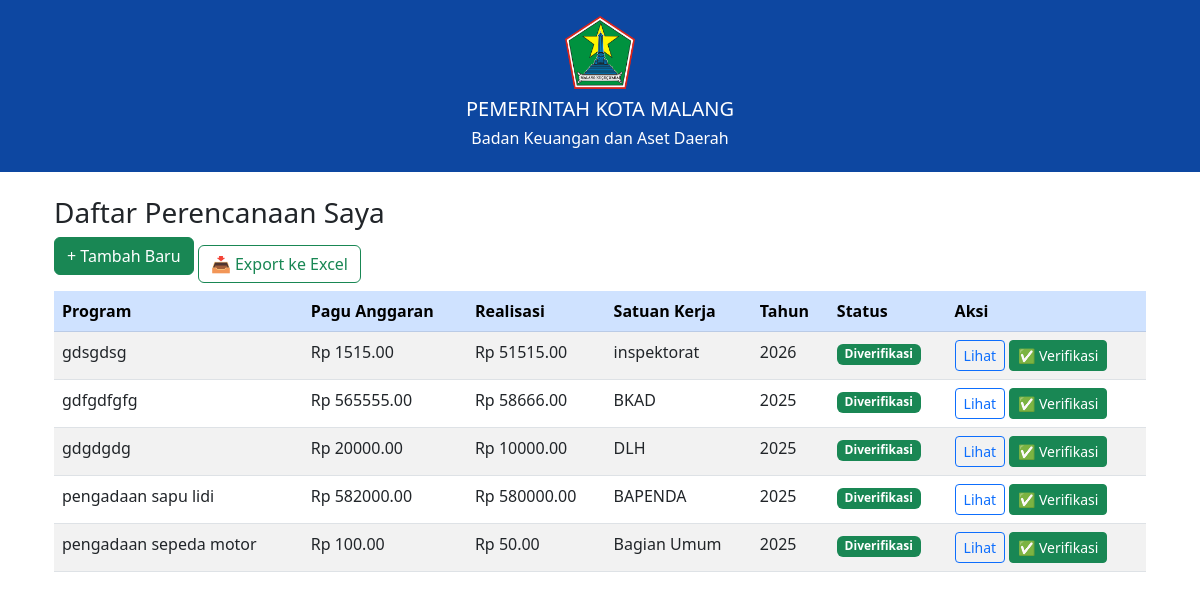
Page /planning (signed in) on the committed database.
### models.py (models this page shows)
class Planning(db.Model):
    id = db.Column(db.Integer, primary_key=True)
    nama_program = db.Column(db.String(200), nullable=False)
    pagu_anggaran = db.Column(db.Float, nullable=False)
    realisasi = db.Column(db.Float, default=0.0)
    satuan_kerja = db.Column(db.String(100), nullable=False)
    tahun = db.Column(db.Integer, nullable=False)
    created_by = db.Column(db.Integer, db.ForeignKey('user.id'), nullable=False)
    status = db.Column(db.String(20), default="Draft")
    created_at = db.Column(db.DateTime, default=datetime.utcnow)
    user = db.relationship('User', backref='perencanaan')

### app.py (the view)
@app.route('/planning')
@login_required
def planning_list():
    plans = Planning.query.filter_by(created_by=current_user.id).all()
    return render_template('planning/list.html', plans=plans)

### app.py (called while the page is built)
@login_manager.user_loader
def load_user(user_id):
    return User.query.get(int(user_id))

### templates/planning/list.html
{% extends "layout/base.html" %}
{% block content %}
<div class="container mt-4">
    <h3>Daftar Perencanaan Saya</h3>
    <a href="{{ url_for('create_planning') }}" class="btn btn-success mb-3">+ Tambah Baru</a>
	<a href="{{ url_for('export_planning_excel') }}" class="btn btn-outline-success">
        📥 Export ke Excel
    </a>
    {% if plans %}
    <table class="table table-striped table-hover">
        <thead class="table-primary">
            <tr>
                <th>Program</th>
                <th>Pagu Anggaran</th>
                <th>Realisasi</th>
                <th>Satuan Kerja</th>
                <th>Tahun</th>
                <th>Status</th>
                <th>Aksi</th>
            </tr>
        </thead>
        <tbody>
            {% for p in plans %}
            <tr>
                <td>{{ p.nama_program }}</td>
                <td>Rp {{ '%.2f' % p.pagu_anggaran }}</td>
                <td>Rp {{ '%.2f' % p.realisasi }}</td>
                <td>{{ p.satuan_kerja }}</td>
                <td>{{ p.tahun }}</td>
                <td>
                    {% if p.status == 'Draft' %}
                        <span class="badge bg-warning text-dark">Draft</span>
                    {% elif p.status == 'Diverifikasi' %}
                        <span class="badge bg-success">Diverifikasi</span>
                    {% else %}
                        <span class="badge bg-danger">Ditolak</span>
                    {% endif %}
                </td>
                <td>
    <a href="{{ url_for('detail_planning', plan_id=p.id) }}" class="btn btn-sm btn-outline-primary">Lihat</a>
	<a href="{{ url_for('verify_planning', plan_id=p.id) }}"
       class="btn btn-sm btn-success"
       onclick="return confirm('Yakin ingin verifikasi perencanaan ini?')">
        ✅ Verifikasi
    </a>
</td>
            </tr>
            {% endfor %}
        </tbody>
    </table>
    {% else %}
    <div class="alert alert-info">Belum ada data perencanaan.</div>
    {% endif %}
</div>
{% endblock %}

### templates/layout/base.html (shortened to what this page needs)
<!DOCTYPE html>
<html lang="id">
<head>
  <link href="https://cdn.jsdelivr.net/npm/bootstrap@5.3.0/dist/css/bootstrap.min.css" rel="stylesheet">
</head>
<body>
  <div class="header text-center py-3">
    <img src="{{ url_for('static', filename='img/logo-malang.png') }}" alt="Logo" width="70" class="mb-2">
    <h5>PEMERINTAH KOTA MALANG</h5>
    <h6>Badan Keuangan dan Aset Daerah</h6>
  </div>
  <div class="container mt-4">
    {% block content %}{% endblock %}
  </div>
</body>
</html>

### templates/layout/base.html (style rules this page uses)
.header { background: #0d47a1; color: white; }

### rows in the picture
Planning: nama_program "gdsgdsg", pagu_anggaran "1515.00", realisasi "51515.00", satuan_kerja "inspektorat", tahun "2026", status "Diverifikasi"
Planning: nama_program "gdfgdfgfg", pagu_anggaran "565555.00", realisasi "58666.00", satuan_kerja "BKAD", tahun "2025", status "Diverifikasi"
Planning: nama_program "gdgdgdg", pagu_anggaran "20000.00", realisasi "10000.00", satuan_kerja "DLH", tahun "2025", status "Diverifikasi"
Planning: nama_program "pengadaan sapu lidi", pagu_anggaran "582000.00", realisasi "580000.00", satuan_kerja "BAPENDA", tahun "2025", status "Diverifikasi"
Planning: nama_program "pengadaan sepeda motor", pagu_anggaran "100.00", realisasi "50.00", satuan_kerja "Bagian Umum", tahun "2025", status "Diverifikasi"
